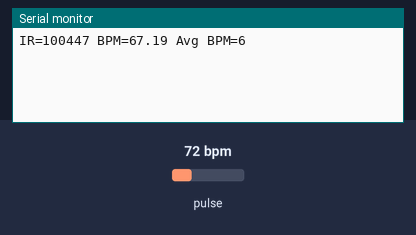
This sketch was run on a simulated Arduino Uno, built with avr-gcc and run on an emulated ATmega328P. On the bench: the last lines printed to the serial monitor. The test bench sets the inputs (shaded band); at power-on: pulse 72 bpm.

Above: at 1.2 s.
1.3 s: pulse set to 42 bpm
At 2.7 s:
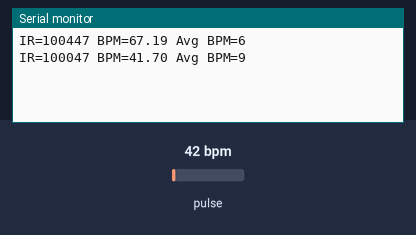
2.8 s: pulse set to 70 bpm
At 3.9 s:
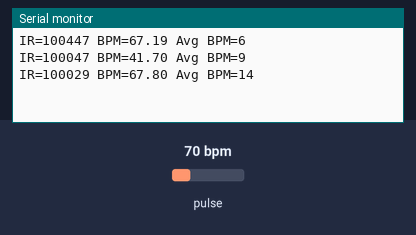
Timing chart, 0 to 5.8 s (numbered marks = the images above; inputs shaded):
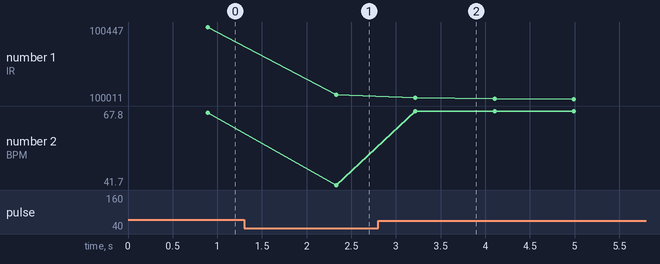

The sketch:

Max30102_pulsesensor.ino
```cpp
#include <Wire.h>
#include "MAX30105.h"
#include "heartRate.h"

MAX30105 particleSensor;

long lastBeat = 0; // Time at which the last beat occurred
float beatsPerMinute;
int beatAvg;

void setup() {
  Serial.begin(9600);

  if (!particleSensor.begin(Wire, I2C_SPEED_STANDARD)) {
    Serial.println("MAX30105 was not found. Please check the sensor.");
    while (1);
  }

  particleSensor.setup(); // Configure sensor with default settings
  particleSensor.setPulseAmplitudeRed(0x0A);   // Turn Red LED to low power
  particleSensor.setPulseAmplitudeGreen(0);    // Turn off Green LED
}

void loop() {
  long irValue = particleSensor.getIR();

  if (irValue > 5000) {
    if (checkForBeat(irValue)) {
      // Calculate BPM
      long delta = millis() - lastBeat;
      lastBeat = millis();

      beatsPerMinute = 60 / (delta / 1000.0);

      // Filter out unreasonable values
      if (beatsPerMinute < 255 && beatsPerMinute > 20) {
        beatAvg = (beatAvg * 0.9) + (beatsPerMinute * 0.1);
        Serial.print("IR=");
        Serial.print(irValue);
        Serial.print(" BPM=");
        Serial.print(beatsPerMinute);
        Serial.print(" Avg BPM=");
        Serial.println(beatAvg);
      }
    }
  } else {
    Serial.println("Please place your finger on the sensor");
  }

  delay(100);
}
```

Measured:
- after the input at 1.3 s, the serial monitor: prints a new line after 1.0 s (image 1)
- after the input at 2.8 s, the serial monitor: prints a new line after 0.42 s (image 2)
- plotted number 1: 100447 → 100047 after the input at 1.3 s, 100047 → 100011 after the input at 2.8 s
- plotted number 2: 67.19 → 41.7 after the input at 1.3 s, 41.7 → 67.8 after the input at 2.8 s
